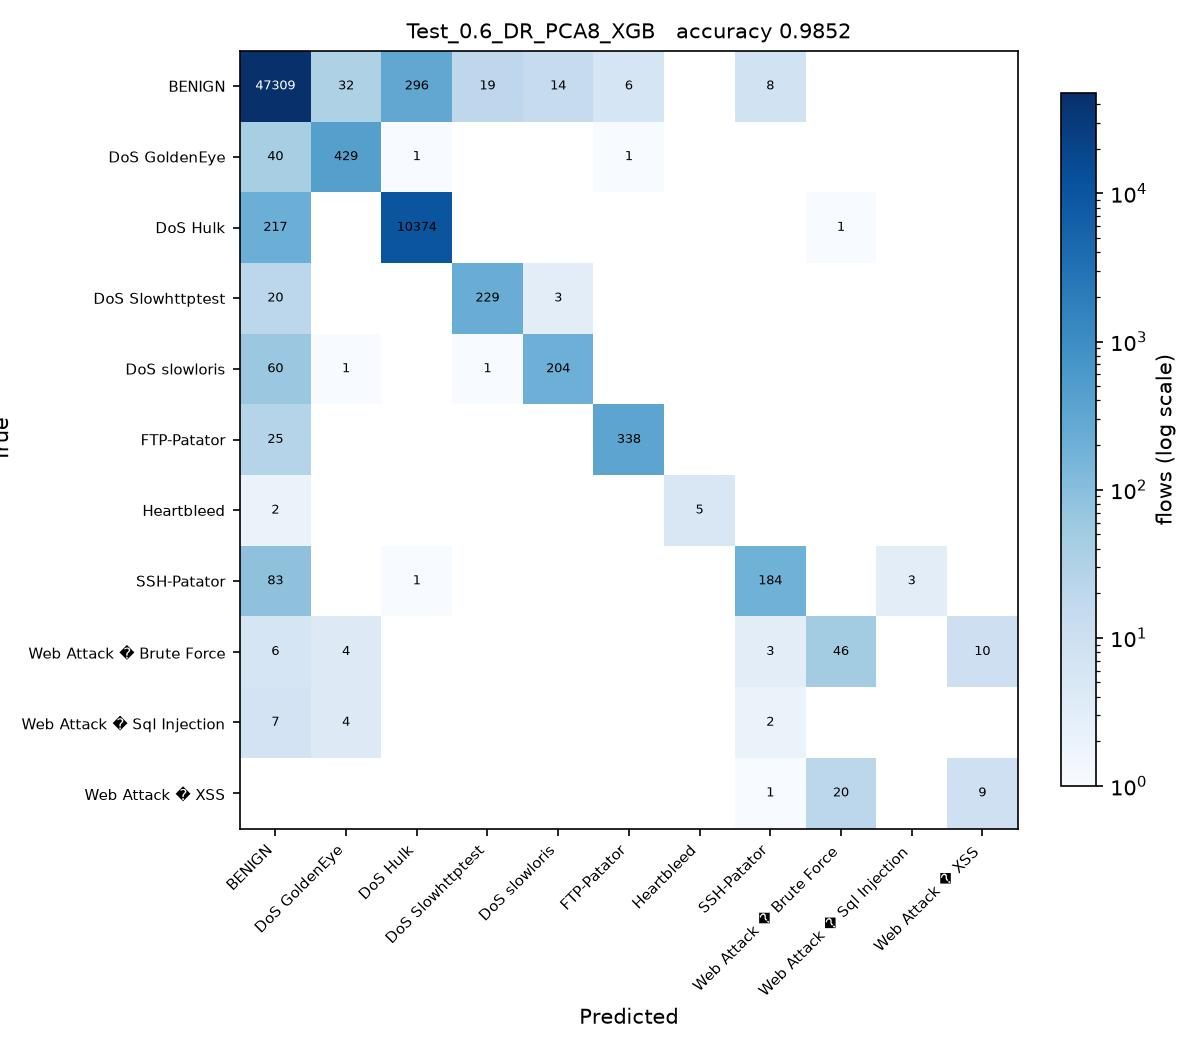

The Python source for this figure:
# Test_0.6_DR_PCA8_XGB.py
#
# Test size 0.6  |  PCA, 8 components  |  XGBoost (sheet #9)
#
# This is SGDC_60_40.py with the changes marked CHANGE below and nothing else.

import os
from pathlib import Path

# CHANGE 1: find the folder holding the three CSV files and run from there, so
# the plain file names below resolve no matter where this script is started
# from or how deeply it sits inside the project folder.
HERE = Path(__file__).resolve().parent
for PROJECT in [HERE, *HERE.parents]:
    if (PROJECT / 'Tuesday-WorkingHours.pcap_ISCX.csv').exists():
        os.chdir(PROJECT)
        break
else:
    raise SystemExit('Put this folder inside the folder that holds the three '
                     'CIC-IDS2017 CSV files, then run the script again.')
import numpy as np
import pandas as pd

df1 = pd.read_csv('Tuesday-WorkingHours.pcap_ISCX.csv', low_memory=True)
df2 = pd.read_csv('Wednesday-workingHours.pcap_ISCX.csv', low_memory=True)
df3 = pd.read_csv('Thursday-WorkingHours-Morning-WebAttacks.pcap_ISCX.csv', low_memory=True)

dataset = pd.concat([df1, df2, df3], ignore_index=True)

dataset.columns = dataset.columns.str.strip()

# CHANGE 2: a stratified sample of 100000 flows, the same for every run. An RBF
# SVM on all 1.3 million flows would take about an hour per script.
# At least 50 flows of every class are kept.
label = dataset.columns[-1]
dataset = pd.concat(
    [g.sample(n=min(len(g), max(50, round(100000 * len(g) / len(dataset)))), random_state=0)
     for _, g in dataset.groupby(label)],
    ignore_index=True
)

X = dataset.iloc[:, :-1]
y = dataset.iloc[:, -1]

X = X.apply(pd.to_numeric, errors='coerce')

X.replace([np.inf, -np.inf], np.nan, inplace=True)

from sklearn.impute import SimpleImputer

imputer = SimpleImputer(missing_values=np.nan, strategy='mean')
X = imputer.fit_transform(X)

from sklearn.preprocessing import LabelEncoder

labelencoder_y = LabelEncoder()
y = labelencoder_y.fit_transform(y)

from sklearn.model_selection import train_test_split

X_train, X_test, y_train, y_test = train_test_split(
    X,
    y,
    test_size=0.6,   # CHANGE 3: test size
    random_state=0,
    stratify=y
)

# CHANGE 4: PCA, from PCA_LDA_KErnel_PCA_CODE.pdf (fit only on training data)
from sklearn.decomposition import PCA

pca = PCA(n_components=8)
X_train = pca.fit_transform(X_train)
X_test = pca.transform(X_test)

# CHANGE 5: XGBoost (sheet #9) in place of SGDClassifier
from xgboost import XGBClassifier

classifier = XGBClassifier()

classifier.fit(X_train, y_train)

y_pred = classifier.predict(X_test) 

from sklearn.metrics import confusion_matrix
from sklearn.metrics import accuracy_score
from sklearn.metrics import precision_score
from sklearn.metrics import recall_score
from sklearn.metrics import f1_score
from sklearn.metrics import classification_report

cm = confusion_matrix(y_test, y_pred)

print("Confusion Matrix:\n")
print(cm)

print("\nAccuracy : {:.4f}".format(accuracy_score(y_test, y_pred)))
print("\nPrecision : {:.4f}".format(precision_score(y_test, y_pred, average='weighted')))
print("\nRecall : {:.4f}".format(recall_score(y_test, y_pred, average='weighted')))
print("\nF1 Score : {:.4f}".format(f1_score(y_test, y_pred, average='weighted')))

print("\nClassification Report:\n")
print(classification_report(y_test, y_pred))

# CHANGE 6: save the confusion matrix as Test_0.6_DR_PCA8_XGB.jpg and record the result
import matplotlib
matplotlib.use('Agg')
import matplotlib.pyplot as plt
from matplotlib.colors import LogNorm

here = HERE                     # the folder this script sits in
names = [str(c) for c in labelencoder_y.classes_]
fig, ax = plt.subplots(figsize=(8, 7))
im = ax.imshow(cm, cmap='Blues', norm=LogNorm(vmin=1))
ax.set_xticks(range(len(names)), names, rotation=45, ha='right', fontsize=7)
ax.set_yticks(range(len(names)), names, fontsize=7)
ax.set_xlabel('Predicted')
ax.set_ylabel('True')
ax.set_title('Test_0.6_DR_PCA8_XGB   accuracy {:.4f}'.format(accuracy_score(y_test, y_pred)), fontsize=10)
for i in range(cm.shape[0]):
    for j in range(cm.shape[1]):
        if cm[i, j]:
            ax.text(j, i, cm[i, j], ha='center', va='center', fontsize=6,
                    color='white' if cm[i, j] > cm.max() / 3 else 'black')
fig.colorbar(im, ax=ax, fraction=0.04, label='flows (log scale)')
fig.tight_layout()
fig.savefig(here / 'Test_0.6_DR_PCA8_XGB.jpg', dpi=150)
plt.close(fig)

row = pd.DataFrame([{
    'Test': 0.6, 'DR': 'PCA8', 'Clas': 'XGB',
    'Acc': round(accuracy_score(y_test, y_pred), 4),
    'Pre': round(precision_score(y_test, y_pred, average='weighted'), 4),
    'Rec': round(recall_score(y_test, y_pred, average='weighted'), 4),
    'F1': round(f1_score(y_test, y_pred, average='weighted'), 4),
    'script': 'Test_0.6_DR_PCA8_XGB',
}])
out = PROJECT / 'results' / '75_runs_pca.csv'
out.parent.mkdir(exist_ok=True)
if out.exists():
    old = pd.read_csv(out)
    row = pd.concat([old[old['script'] != 'Test_0.6_DR_PCA8_XGB'], row], ignore_index=True)
row.to_csv(out, index=False)
